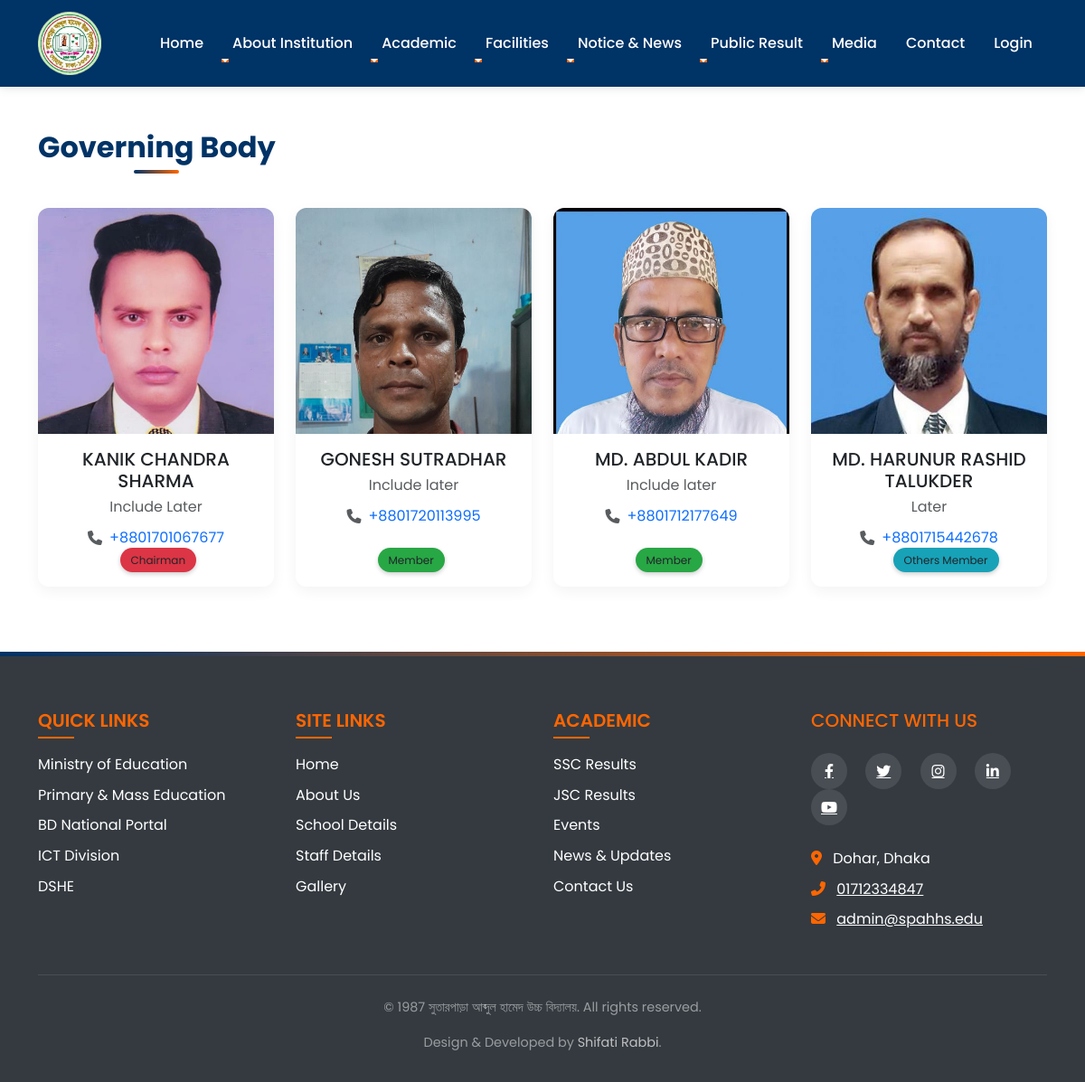
/governing-body.php, run on the app's committed database.
### tables this page shows
CREATE TABLE IF NOT EXISTS `governing_body` (
  `member_id` int NOT NULL AUTO_INCREMENT,
  `name` varchar(100) NOT NULL,
  `position` varchar(100) NOT NULL,
  `contact` varchar(20) NOT NULL,
  `role` varchar(50) NOT NULL,
  `image_path` varchar(255) DEFAULT NULL,
  `created_at` timestamp NULL DEFAULT CURRENT_TIMESTAMP,
  PRIMARY KEY (`member_id`)
);

CREATE TABLE IF NOT EXISTS `setting` (
  `id` int NOT NULL AUTO_INCREMENT,
  `current_year` int NOT NULL,
  `current_semester` varchar(11) NOT NULL,
  `school_name` varchar(100) NOT NULL,
  `slogan` varchar(300) NOT NULL,
  `about` text NOT NULL,
  PRIMARY KEY (`id`)
);

### admin/data/governing_body.php (called while the page is built, shortened)
<?php
function getAllGoverningMembers($conn) {
    $sql = "SELECT * FROM governing_body ORDER BY
            CASE position
                WHEN 'Chairman' THEN 1
                WHEN 'Member' THEN 2
                ELSE 3
            END, name ASC";
    $stmt = $conn->prepare($sql);
    $stmt->execute();
    return $stmt->fetchAll(PDO::FETCH_ASSOC);
}
?>

### data/setting.php (called while the page is built)
<?php
function getSetting($conn){
   $sql = "SELECT * FROM setting";
   $stmt = $conn->prepare($sql);
   $stmt->execute();
   if ($stmt->rowCount() == 1) {
     $settings = $stmt->fetch();
     return $settings;
   }else {
    return 0;
   }
}

### governing-body.php (the view)
<?php include "header.php";
include "DB_connection.php";
include "admin/data/governing_body.php";
$members = getAllGoverningMembers($conn);
?>
<section class="py-5">
    <div class="container">
        <h2 class="text-center section-title mb-5">Governing Body</h2>
        <div class="row justify-content-center">
            <?php foreach ($members as $member): ?>
            <div class="col-md-6 col-lg-3 mb-4">
                <div class="card member-card h-100">
                    <div class="card-img-top">
                        <?php if (!empty($member['image_path'])): ?>
                            <img src="<?= htmlspecialchars($member['image_path']) ?>" class="member-img" alt="<?= htmlspecialchars($member['name']) ?>">
                        <?php else: ?>
                            <div class="img-placeholder">
                                <i class="fas fa-user-circle fa-4x text-muted"></i>
                            </div>
                        <?php endif; ?>
                        <div class="position-absolute bottom-0 start-50 translate-middle-x mb-3">
                            <span class="position-badge-gb bg-<?=
                                $member['position'] == 'Chairman' ? 'danger' :
                                ($member['position'] == 'Member' ? 'success' : 'info') ?>">
                                <?= htmlspecialchars($member['position']) ?>
                            </span>
                        </div>
                    </div>
                    <div class="card-body text-center">
                        <h5 class="card-title mb-1"><?= htmlspecialchars($member['name']) ?></h5>
                        <p class="text-muted mb-2"><?= htmlspecialchars($member['role']) ?></p>
                        <div class="d-flex align-items-center justify-content-center">
                            <i class="fas fa-phone me-2 text-muted"></i>
                            <a href="tel:<?= htmlspecialchars($member['contact']) ?>" class="text-decoration-none">
                                <?= htmlspecialchars($member['contact']) ?>
                            </a>
                        </div><br>
                    </div>
                </div>
            </div>
            <?php endforeach; ?>
        </div>
    </div>
</section>
<?php include "footer.php"; ?>

### footer.php (shortened to what this page needs)
<footer class="footer">
    <div class="container">
        <div class="row">
            <div class="col-md-3 mb-4 mb-md-0">
                <div class="footer-links">
                    <h5 class="text-uppercase mb-4" style="color: var(--secondary-color);">Quick Links</h5>
                    <ul class="list-unstyled">
                        <li class="mb-2"><a href="https://www.moedu.gov.bd/" class="text-white footer-link">Ministry of Education</a></li>
                        <li class="mb-2"><a href="https://www.mopme.gov.bd/" class="text-white footer-link">Primary & Mass Education</a></li>
                        <li class="mb-2"><a href="https://bangladesh.gov.bd/" class="text-white footer-link">BD National Portal</a></li>
                        <li class="mb-2"><a href="https://a2i.gov.bd/" class="text-white footer-link">ICT Division</a></li>
                        <li class="mb-2"><a href="http://www.dshe.gov.bd/" class="text-white footer-link">DSHE</a></li>
                    </ul>
                </div>
            </div>
            <div class="col-md-3 mb-4 mb-md-0">
                <div class="footer-links">
                    <h5 class="text-uppercase mb-4" style="color: var(--secondary-color);">Site Links</h5>
                    <ul class="list-unstyled">
                        <li class="mb-2"><a href="index" class="text-white footer-link">Home</a></li>
                        <li class="mb-2"><a href="about" class="text-white footer-link">About Us</a></li>
                        <li class="mb-2"><a href="basic-info" class="text-white footer-link">School Details</a></li>
                        <li class="mb-2"><a href="people_info" class="text-white footer-link">Staff Details</a></li>
                        <li class="mb-2"><a href="gallery" class="text-white footer-link">Gallery</a></li>
                    </ul>
                </div>
            </div>
            <div class="col-md-3 mb-4 mb-md-0">
                <div class="footer-links">
                    <h5 class="text-uppercase mb-4" style="color: var(--secondary-color);">Academic</h5>
                    <ul class="list-unstyled">
                        <li class="mb-2"><a href="public_results_ssc" class="text-white footer-link">SSC Results</a></li>
                        <li class="mb-2"><a href="public_results_jsc" class="text-white footer-link">JSC Results</a></li>
                        <li class="mb-2"><a href="events" class="text-white footer-link">Events</a></li>
                        <li class="mb-2"><a href="news" class="text-white footer-link">News & Updates</a></li>
                        <li class="mb-2"><a href="contact" class="text-white footer-link">Contact Us</a></li>
                    </ul>
                </div>
            </div>
            <div class="col-md-3">
                <div class="footer-contact">
                    <h5 class="text-uppercase mb-4" style="color: var(--secondary-color);">Connect With Us</h5>
                    <div class="social-icons mb-4">
                        <a href="https://www.facebook.com/groups/348161615295603/" class="text-white me-3 social-icon"><i class="fab fa-facebook-f"></i></a>
                        <a href="#" class="text-white me-3 social-icon"><i class="fab fa-twitter"></i></a>
                        <a href="#" class="text-white me-3 social-icon"><i class="fab fa-instagram"></i></a>
                        <a href="#" class="text-white me-3 social-icon"><i class="fab fa-linkedin-in"></i></a>
                        <a href="#" class="text-white me-3 social-icon"><i class="fab fa-youtube"></i></a>
                    </div>
                    <address class="mb-0">
                        <p class="mb-2">
                            <i class="fas fa-map-marker-alt me-2" style="color: var(--secondary-color);"></i>
                            <span>Dohar, Dhaka</span>
                        </p>
                        <p class="mb-2">
                            <i class="fas fa-phone-alt me-2" style="color: var(--secondary-color);"></i>
                            <a href="tel:01712334847" class="text-white">01712334847</a>
                        </p>
                        <p class="mb-0">
                            <i class="fas fa-envelope me-2" style="color: var(--secondary-color);"></i>
                            <a href="mailto:admin@spahhs.edu" class="text-white">admin@spahhs.edu</a>
                        </p>
                    </address>
                </div>
            </div>
        </div>
        <div class="copyright text-center">
            <p>&copy; <?=$setting['current_year']?> <?=$setting['school_name']?>. All rights reserved.</p>
            <p>Design & Developed by <a href="tel: 01571501416" style="text-decoration: none; color: silver;">Shifati Rabbi</a>.</p>
        </div>
    </div>
</footer>
</body>
</html>

### css/style.css (style rules this page uses)
:root { --primary-color: #003366; --secondary-color: #ff6600; --light-color: #f8f9fa; --dark-color: #343a40; --transition-speed: 0.4s; }
body { font-family: 'Poppins', 'Segoe UI', Tahoma, Geneva, Verdana, sans-serif; line-height: 1.6; color: #333; overflow-x: hidden; }
html { scroll-behavior: smooth; }
.section-title { color: var(--primary-color); font-weight: 700; margin-bottom: 30px; position: relative; display: inline-block; }
.section-title:after { content: ''; position: absolute; width: 50%; height: 3px; background-color: var(--secondary-color); bottom: -10px; left: 0; }
.footer { background-color: var(--dark-color); color: white; padding: 4rem 0 1rem; position: relative; }
.footer::before { content: ''; position: absolute; top: 0; left: 0; width: 100%; height: 5px; background: linear-gradient(90deg, var(--primary-color), var(--secondary-color)); }
.footer-links h5 { color: white; font-weight: 600; margin-bottom: 1.5rem; position: relative; }
.footer-links h5::after { content: ''; position: absolute; bottom: -8px; left: 0; width: 40px; height: 2px; background-color: var(--secondary-color); }
.footer-links ul { list-style: none; padding-left: 0; }
.footer-links li { margin-bottom: 0.75rem; }
.footer-links a { color: rgba(255, 255, 255, 0.7); text-decoration: none; transition: all var(--transition-speed) ease; position: relative; padding-left: 0; }
.footer-links a::before { content: '→'; position: absolute; left: -15px; opacity: 0; transition: all var(--transition-speed) ease; color: var(--secondary-color); }
.social-icons a { display: inline-flex; align-items: center; justify-content: center; width: 40px; height: 40px; background-color: rgba(255, 255, 255, 0.1); border-radius: 50%; color: white; margin-right: 0.75rem; transition: all var(--transition-speed) ease; }
.copyright { border-top: 1px solid rgba(255, 255, 255, 0.1); padding-top: 1.5rem; margin-top: 3rem; text-align: center; color: rgba(255, 255, 255, 0.5); font-size: 0.9rem; }
.section-title { color: var(--primary-color); font-weight: 700; margin-bottom: 2.5rem; position: relative; display: inline-block; font-size: 2rem; }
.section-title::after { content: ''; position: absolute; width: 50px; height: 4px; background: linear-gradient(90deg, var(--primary-color), var(--secondary-color)); bottom: -10px; left: 50%; transform: translateX(-50%); border-radius: 2px; }
.member-card { transition: all 0.3s ease; border: none; border-radius: 12px; overflow: hidden; box-shadow: 0 5px 15px rgba(0, 0, 0, 0.05); background-color: white; }
.member-img { width: 100%; height: 250px; object-fit: cover; object-position: top; }
.position-badge, .position-badge-gb { font-size: 0.75rem; padding: 0.25rem 1rem; border-radius: 20px; white-space: nowrap; box-shadow: 0 2px 5px rgba(0,0,0,0.2); }
.bg-success { background-color: #28a745 !important; }
.bg-info { background-color: #17a2b8 !important; }
.position-badge-gb { position: absolute; bottom: 0px; left: -40px; font-size: 0.75rem; padding: 0.25rem 0.75rem; border-radius: 20px; box-shadow: 0 2px 5px rgba(0,0,0,0.2); }

### data on the page
governing_body: image_path (picture), position "Chairman", name "KANIK CHANDRA SHARMA", role "Include Later", contact "+8801701067677"
governing_body: image_path (picture), position "Member", name "GONESH SUTRADHAR", role "Include later", contact "+8801720113995"
governing_body: image_path (picture), position "Member", name "MD. ABDUL KADIR", role "Include later", contact "+8801712177649"
governing_body: image_path (picture), position "Others Member", name "MD. HARUNUR RASHID TALUKDER", role "Later", contact "+8801715442678"
setting: current_year "1987", school_name "সুতারপাড়া আব্দুল হামেদ উচ্চ বিদ্যালয়"
